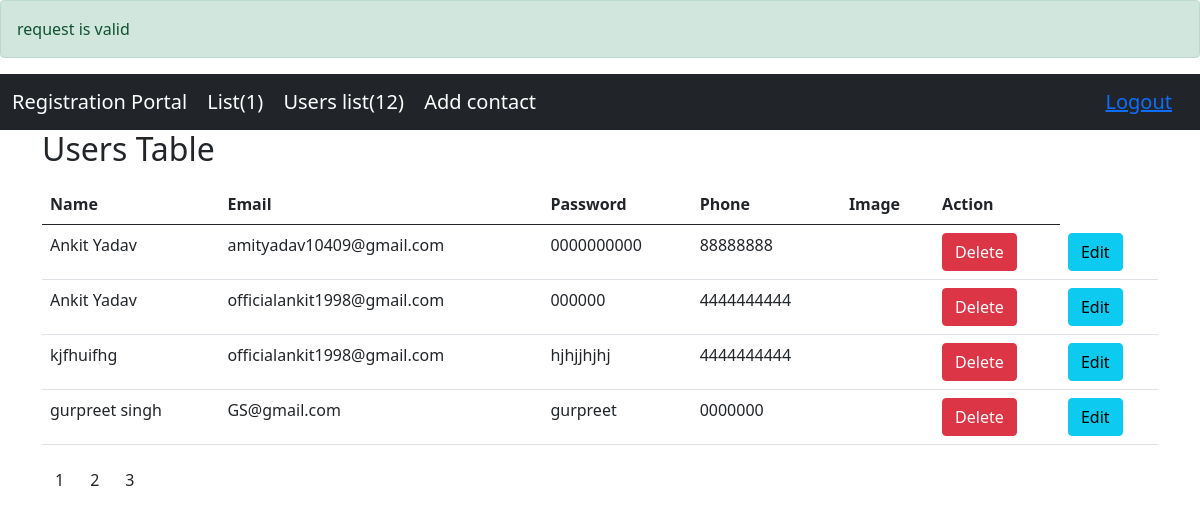
Page /list.php (signed in) on the committed database.
### tables this page shows
CREATE TABLE `users` (
  `id` int NOT NULL,
  `name` varchar(255) DEFAULT NULL,
  `email` varchar(255) DEFAULT NULL,
  `password` text,
  `phone` varchar(255) DEFAULT NULL,
  `created_date` datetime NOT NULL DEFAULT CURRENT_TIMESTAMP,
  `updated_date` datetime NOT NULL DEFAULT CURRENT_TIMESTAMP,
  `is_active` int NOT NULL DEFAULT '1',
  `image` varchar(11) DEFAULT NULL
);

### list.php (the view, shortened to what this page needs)
<?php
include('./connection.php');
$query =" SELECT COUNT(id) as total_count FROM `users`  ";
$result =mysqli_query($connection,$query);
while($row =mysqli_fetch_assoc($result)){
    $count =$row['total_count'];
}
$total_records = $count;
$limit = 4 ;
$total_page = $total_records / $limit;
$appr_value =ceil($total_page);
$current_page = 1;
$offset =($current_page - 1) * $limit;
$msg =false;
if(isset($_SESSION['success']) && !empty($_SESSION['success'])){
    $msg =$_SESSION['success'];
}
$query =' SELECT * FROM users limit '.$limit.' offset '.$offset;
$result =mysqli_query($connection,$query);
$output =[];
while($row =mysqli_fetch_assoc($result)){
    $output[] =$row;
}
?>
<!DOCTYPE html>
<html lang="en">
<head>
<link href="https://cdn.jsdelivr.net/npm/bootstrap@5.0.2/dist/css/bootstrap.min.css" rel="stylesheet">
</head>
<body>
<?php if($msg){ ?>
    <div class="alert alert-success">
    <?php echo $msg; ?>
    </div>
<?php } ?>
<?php include('./navbar.php'); ?>
<div class="container">
  <h2>Users Table</h2>
  <table class="table">
    <thead>
      <tr>
        <th>Name</th>
        <th>Email</th>
        <th>Password</th>
        <th>Phone</th>
        <th>Image</th>
        <th>Action</th>
    </tr>
    </thead>
    <tbody>
    <?php foreach($output as $key => $value){ ?>
        <tr>
            <td><?php echo $value['name'];?></td>
            <td><?php echo $value['email'];?></td>
            <td><?php echo $value['password'];?></td>
            <td><?php echo $value['phone'];?></td>
            <td><?php echo $value['image'];?></td>
            <td><a href="http://localhost/assignment1/delete.php?id=<?php echo $value['id']; ?>" class="btn btn-danger" role="button">Delete</a></td>
            <td><a href="http://localhost/assignment1/edit.php?id=<?php echo $value['id']; ?>" class="btn btn-info" role="button">Edit</a></td>
    </tr>
    <?php } ?>
    </tbody>
  </table>
  <ul class="pagination">
  <?php for($i=1; $i<=$appr_value; $i++){ ?>
 <li><a type="button" class="btn btn-submit"  href="http://localhost/assignment1/list.php?page=<?php echo $i; ?>"><?php echo $i; ?></a></li>
 <?php  } ?>
 </ul>
</div>
</body>
</html>

### rows in the picture
users: name "Ankit Yadav", email "amityadav10409@gmail.com", password "0000000000", phone "88888888"
users: name "Ankit Yadav", email "officialankit1998@gmail.com", password "000000", phone "4444444444"
users: name "kjfhuifhg", email "officialankit1998@gmail.com", password "hjhjjhjhj", phone "4444444444"
users: name "gurpreet singh", email "GS@gmail.com", password "gurpreet", phone "0000000"

### other values in the picture
$msg "request is valid"
$count "1"
$count_user "12"
